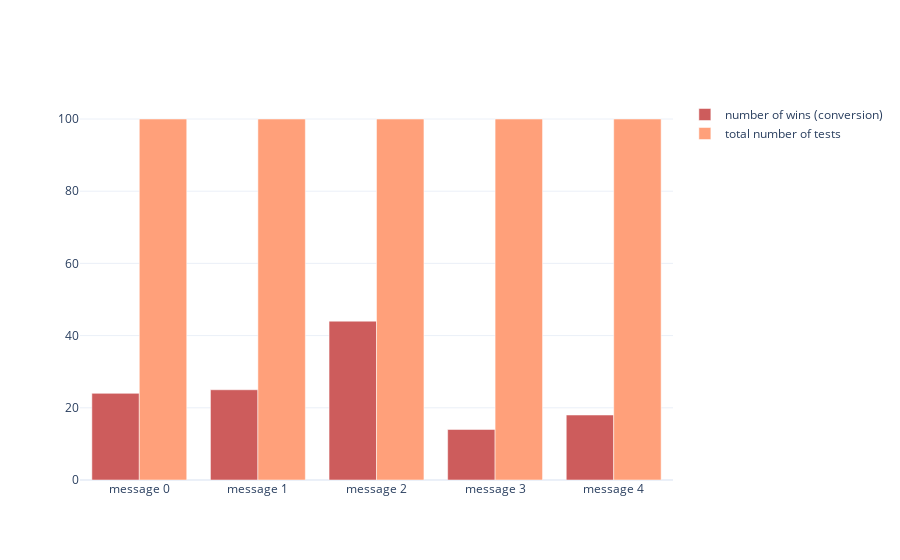

Write notebook code for a chart like this one.
### Code cell
create_report(result_ab)

### Figure 1 — Plotly figure (JSON) as saved in the notebook; plotly's stock layout.template omitted (floating-point values rounded to 4 significant figures)
{"data": [{"marker": {"color": "indianred"}, "name": "number of wins (conversion)", "type": "bar", "x": ["message 0", "message 1", "message 2", "message 3", "message 4"], "y": [24, 25, 44, 14, 18]}, {"marker": {"color": "lightsalmon"}, "name": "total number of tests", "type": "bar", "x": ["message 0", "message 1", "message 2", "message 3", "message 4"], "y": [100, 100, 100, 100, 100]}], "layout": {"barmode": "group"}}
